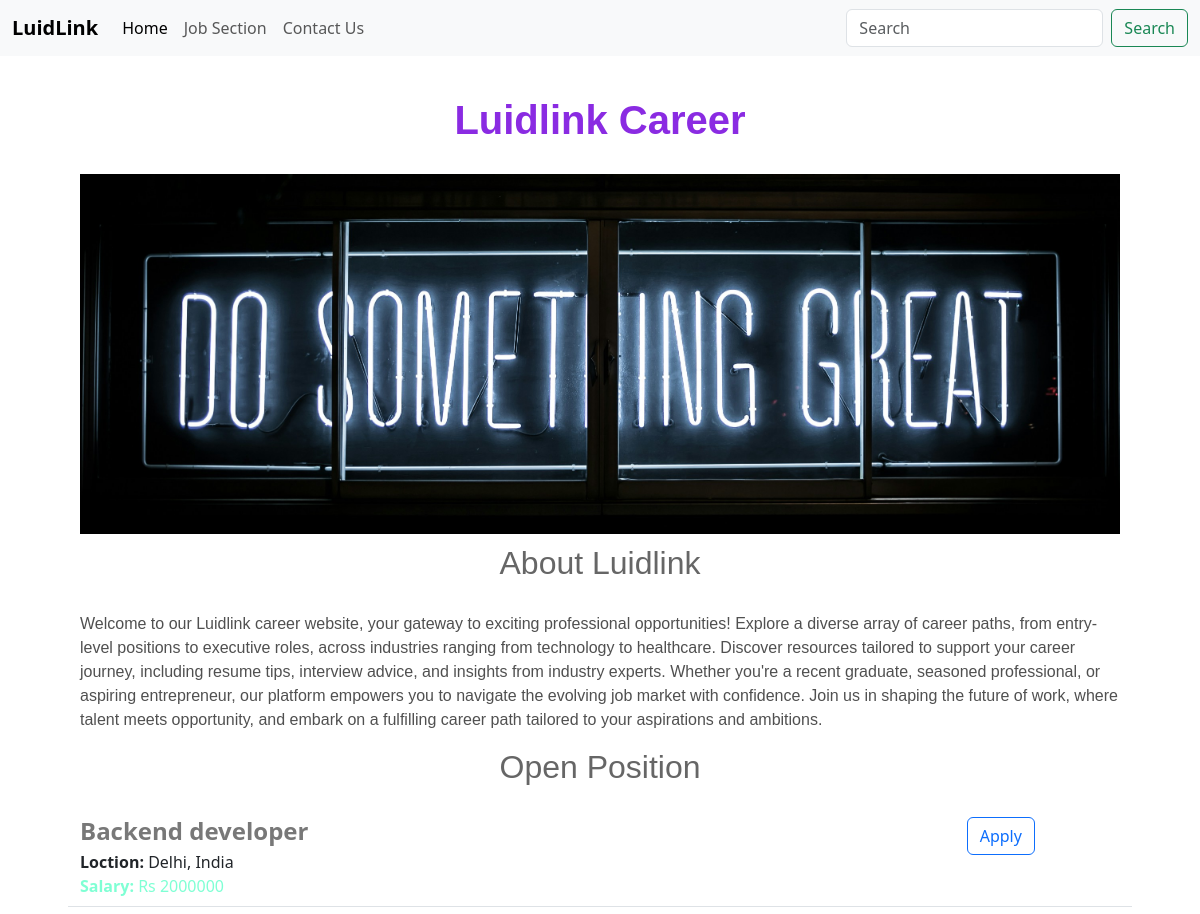
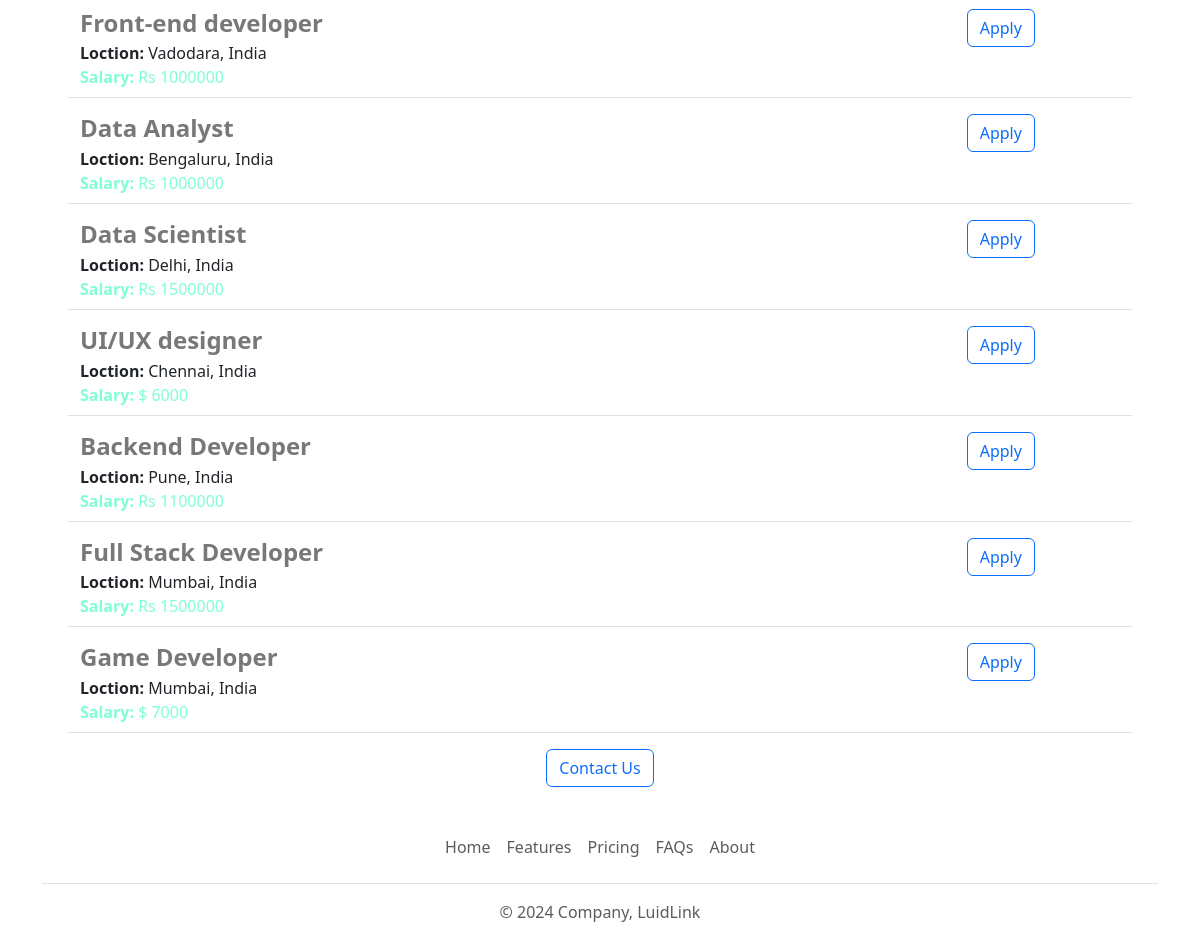
The page / on the database its author committed (2 pictures, top to bottom).
### tables this page shows
CREATE TABLE jobs
            (id INT NOT NULL PRIMARY KEY, title VARCHAR(250) NOT NULL, location VARCHAR(250) NOT NULL, salary INT, currency VARCHAR(250), responsibilities VARCHAR(2000), requirements VARCHAR(2000));

### app.py (the view)
@app.route("/")
def home():
    JOBS = load_jobs()
    return render_template('home.html', jobs=JOBS)

### database.py (called while the page is built)
def load_jobs():
    conn = sqlite3.connect("luidlinkcareer.db")
    cursor = conn.cursor()
    get_data = f"SELECT * FROM jobs"
    cursor.execute(get_data)
    rows = cursor.fetchall()
    def tuples_to_dict(keys, values):
        return dict(zip(keys, values))
    keys = [description[0] for description in cursor.description]
    jobs = [tuples_to_dict(keys, row) for row in rows]
    conn.close()
    return jobs

### templates/home.html (shortened to what this page needs)
<!DOCTYPE html>
<html lang="en">
<head>
    {% include 'bootstrap.html' %}
</head>
<body>
    <div>
        {% include 'navbar.html' %}
    </div>
    <div id="container">
        <h1>Luidlink Career</h1>
        {% include 'banner.html' %}
        <h2>About Luidlink</h2>
        <p class="bodytext">Welcome to our Luidlink career website, your gateway to exciting professional opportunities! Explore a diverse array of career paths, from entry-level positions to executive roles, across industries ranging from technology to healthcare. Discover resources tailored to support your career journey, including resume tips, interview advice, and insights from industry experts. Whether you're a recent graduate, seasoned professional, or aspiring entrepreneur, our platform empowers you to navigate the evolving job market with confidence. Join us in shaping the future of work, where talent meets opportunity, and embark on a fulfilling career path tailored to your aspirations and ambitions.</p>
        <h2>Open Position</h2>
        <div id="jobsection">
            <p>
                {% for job in jobs %}
                    {% include 'jobitem.html' %}
                {% endfor %}
            </p>
        </div>
        <div id="contact" style="text-align: center;">
            <a href="mailto:pranraj10@gmail.com" type="button" class="btn btn-outline-primary">Contact Us</a>
        </div>
    </div>
    <div id="footer">
        {% include 'footer.html' %}
    </div>
</body>
</html>

### templates/jobitem.html
<div class="border-bottom row" style="margin-bottom: 16px; padding-bottom: 8px;">
    <div class="col-10">
        <h4 style="color: rgb(120, 120, 120); margin-bottom: 4px;"><b>{{job.title}}</b></h4>
    <div><b>Loction: </b> {{job.location}}</div>
    {% if 'salary' in job %}
    <div style="color: aquamarine;"><b>Salary: </b>{{job.currency}} {{job.salary}}</div>
    {% endif %}
    </div>
    <div class="col-2">
        <a href="job/{{job.id}}" type="button" class="btn btn-outline-primary">Apply</a>
    </div>
</div>

### templates/home.html (style rules this page uses)
h1 { font-size: 40px; font-family: 'Franklin Gothic Medium', 'Arial Narrow', Arial, sans-serif; font-weight: bold; color: blueviolet; text-align: center; margin-top: 40px; margin-bottom: 30px; }
h2 { font-family: 'Franklin Gothic Medium', 'Arial Narrow', Arial, sans-serif; font-size: 32px; color: rgb(102, 102, 102); text-align: center; font-weight: normal; margin-top: 10px; margin-bottom: 30px; }
.bodytext { font-family: 'Franklin Gothic Medium', 'Arial Narrow', Arial, sans-serif; color: rgb(80, 80, 80); }
#container { padding: 0 80px 0 80px; }

### rows shown on the page
jobs: title "Backend developer", location "Delhi, India", currency "Rs", salary "2000000"
jobs: title "Front-end developer", location "Vadodara, India", currency "Rs", salary "1000000"
jobs: title "Data Analyst", location "Bengaluru, India", currency "Rs", salary "1000000"
jobs: title "Data Scientist", location "Delhi, India", currency "Rs", salary "1500000"
jobs: title "UI/UX designer", location "Chennai, India", currency "$", salary "6000"
jobs: title "Backend Developer", location "Pune, India", currency "Rs", salary "1100000"
jobs: title "Full Stack Developer", location "Mumbai, India", currency "Rs", salary "1500000"
jobs: title "Game Developer", location "Mumbai, India", currency "$", salary "7000"
